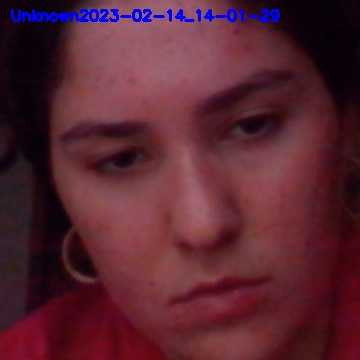
#> input picture captureImages/unrecognized_0_2023-02-14_14-01-29.jpg, 360 x 360 px; its folder holds only this picture in this run
$ python -i RainFilter.py   (imports and definitions only)
#> lines starting #> are read from the running program, lines starting #| are printed output that depends on the picture
#Sourced from : https://www.freecodecamp.org/news/image-augmentation-make-it-rain-make-it-snow-how-to-modify-a-photo-with-machine-learning-163c0cb3843f/
import numpy as np
import cv2

# [1 line not run here, left out]

def generate_random_lines(imshape,slant,drop_length):
    drops=[]
    for i in range(1500):
    ## If You want heavy rain, try increasing this
        if slant<0:
            x= np.random.randint(slant,imshape[1])
        else:
            x= np.random.randint(0,imshape[1]-slant)
            y= np.random.randint(0,imshape[0]-drop_length)
            drops.append((x,y))
    return drops

def add_rain(image):

    imshape = image.shape
    slant_extreme=10
    slant= np.random.randint(-slant_extreme,slant_extreme)
    drop_length=20
    drop_width=2
    drop_color=(200,200,200) ## a shade of gray
    rain_drops= generate_random_lines(imshape,slant,drop_length)
    for rain_drop in rain_drops:
        cv2.line(image,(rain_drop[0],rain_drop[1]),(rain_drop[0]+slant,rain_drop[1]+drop_length),drop_color,drop_width)
    image= cv2.blur(image,(7,7)) ## rainy view are blurry
    brightness_coefficient = 0.7 ## rainy days are usually shady
    image_HLS = cv2.cvtColor(image,cv2.COLOR_RGB2HLS) ## Conversion to HLS
    image_HLS[:,:,1] = image_HLS[:,:,1]*brightness_coefficient ## scale pixel values down for channel 1(Lightness)
    image_RGB = cv2.cvtColor(image_HLS,cv2.COLOR_HLS2RGB) ## Conversion to RGB

    return image_RGB

>>> import cv2
>>> picture = cv2.cvtColor(cv2.imread('../captureImages/unrecognized_0_2023-02-14_14-01-29.jpg'), cv2.COLOR_BGR2RGB)
>>> result = add_rain(picture)
#> after the loop in add_rain, `for rain_drop in rain_drops:`:
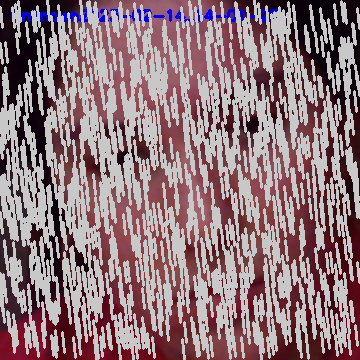
#> image: shape (360, 360, 3); mean R, G, B 144.9, 119.9, 126.2
#> in add_rain, `image= cv2.blur(image,(7,7))`:
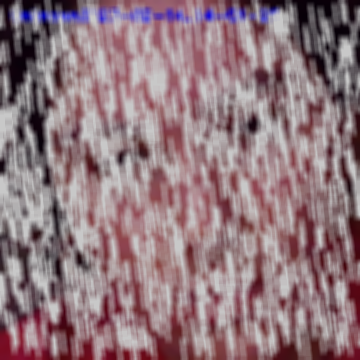
#> image: shape (360, 360, 3); mean R, G, B 144.9, 120, 126.3
#> in add_rain, `image_HLS = cv2.cvtColor(image,cv2.COLOR_RGB2HLS)`: image_HLS: shape (360, 360, 3); mean of channels 0, 1, 2 154.8, 133.4, 39.9
#> in add_rain, `image_HLS[:,:,1] = image_HLS[:,:,1]*brightness_coefficient`: image_HLS: shape (360, 360, 3); mean of channels 0, 1, 2 154.8, 92.9, 39.9
#> in add_rain, `image_RGB = cv2.cvtColor(image_HLS,cv2.COLOR_HLS2RGB)`:
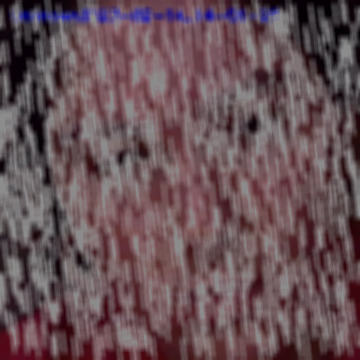
#> image_RGB: shape (360, 360, 3); mean R, G, B 103, 81.5, 86.8
